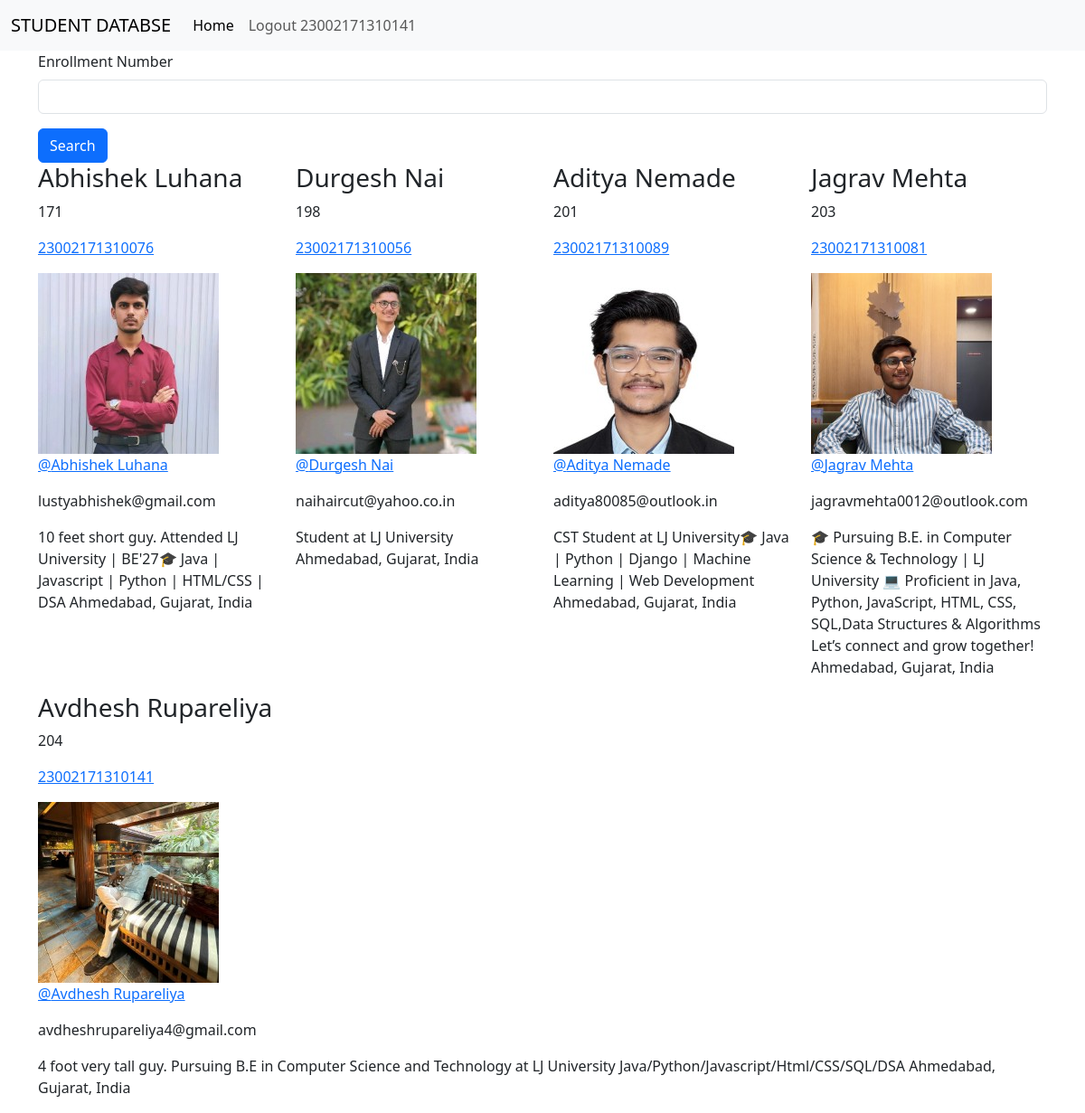
Screenshot of / (signed in) with the database file from the repository.
### student/models.py (models this page shows, shortened)
class Student(models.Model):
    user = models.ForeignKey(User,on_delete=models.CASCADE,related_name='student_profile',null=True,blank=True)
    name = models.CharField(max_length=50)
    roll = models.IntegerField()
    enroll = models.CharField(max_length=14,unique=True)
    photo = models.ImageField(upload_to='student/images')
    url = models.URLField(blank=True)
    email = models.EmailField()
    desc = models.TextField()
    python = models.IntegerField(default=0)
    fsd = models.IntegerField(default=0)
    coa = models.IntegerField(default=0)

### student/views.py (the view)
# urls.py: 2. Add a URL to urlpatterns:  path('', views.home, name='home')
def home(request):
    searchTerm = request.GET.get('searchEnroll')
    if searchTerm:
        students = Student.objects.filter(enroll__icontains = searchTerm)
    else:
        students = Student.objects.all().order_by('roll')
    return render(request,'home.html',{'searchTerm':searchTerm,'students':students})

### student/templates/home.html
{% extends 'main.html' %}
{% block content %}
<div class="container">
    <form>
        <div class="mb-3">
        <label  class="form-label">Enrollment Number</label>
        <input type="text" class="form-control" name="searchEnroll"/>
        </div>
        <button type="submit" class="btn btn-primary"> Search </button>
  </form>
  <div class="row">
  {% for i in students %}
  <div class="col">
    <h3> {{i.name}} </h3>
    <p> {{i.roll}} </p>
    <a href="{% url 'detail' i.id %}"> <p> {{i.enroll}} </p> </a>
    <img src="{{i.photo.url}}" width="200" height="200"/>
    {% if i.url %}
      <p> <a href="{{i.url}}">@{{i.name}}</a> </p>
    {% endif %}
    <p>{{i.email}}</p>
    <p>{{i.desc}}</p>
  </div>
  {% endfor %}
</div>
</div>
{% endblock %}

### student/templates/navbar.html (shortened to what this page needs)
<nav class="navbar navbar-expand-lg bg-body-tertiary">
    <div class="container-fluid">
      <a class="navbar-brand" href="{% url 'home' %}">STUDENT DATABSE</a>
      <div class="collapse navbar-collapse" id="navbarNav">
        <ul class="navbar-nav">
          <li class="nav-item">
            <a class="nav-link active" aria-current="page" href="{% url 'home' %}">Home</a>
          </li>
          {% if user.is_authenticated %}
            <a class="nav-link" href="{% url 'logoutaccount' %}"> Logout {{user.username}} </a>
          {% endif %}
        </ul>
      </div>
    </div>
  </nav>

### rows the page displays
Student: name "Abhishek Luhana", roll "171", enroll "23002171310076", photo (picture), email "lustyabhishek@gmail.com", desc "10 feet short guy. Attended LJ University | BE'27🎓 Java | Javascript | Python | HTML/CSS | DSA Ahmedabad, Gujarat, India"
Student: name "Durgesh Nai", roll "198", enroll "23002171310056", photo (picture), email "naihaircut@yahoo.co.in", desc "Student at LJ University Ahmedabad, Gujarat, India"
Student: name "Aditya Nemade", roll "201", enroll "23002171310089", photo (picture), email "aditya80085@outlook.in", desc "CST Student at LJ University🎓 Java | Python | Django | Machine Learning | Web Development Ahmedabad, Gujarat, India"
Student: name "Jagrav Mehta", roll "203", enroll "23002171310081", photo (picture), email "jagravmehta0012@outlook.com", desc "🎓 Pursuing B.E. in Computer Science & Technology | LJ University 💻 Proficient in Java, Python, JavaScript, HTML, CSS, SQL,Data Structures & Algorithms Let’s connect and grow together! Ahmedabad, Gujarat, India"
Student: name "Avdhesh Rupareliya", roll "204", enroll "23002171310141", photo (picture), email "avdheshrupareliya4@gmail.com", desc "4 foot very tall guy. Pursuing B.E in Computer Science and Technology at LJ University Java/Python/Javascript/Html/CSS/SQL/DSA Ahmedabad, Gujarat, India"

### other values shown
{{ user.username }} "23002171310141"
